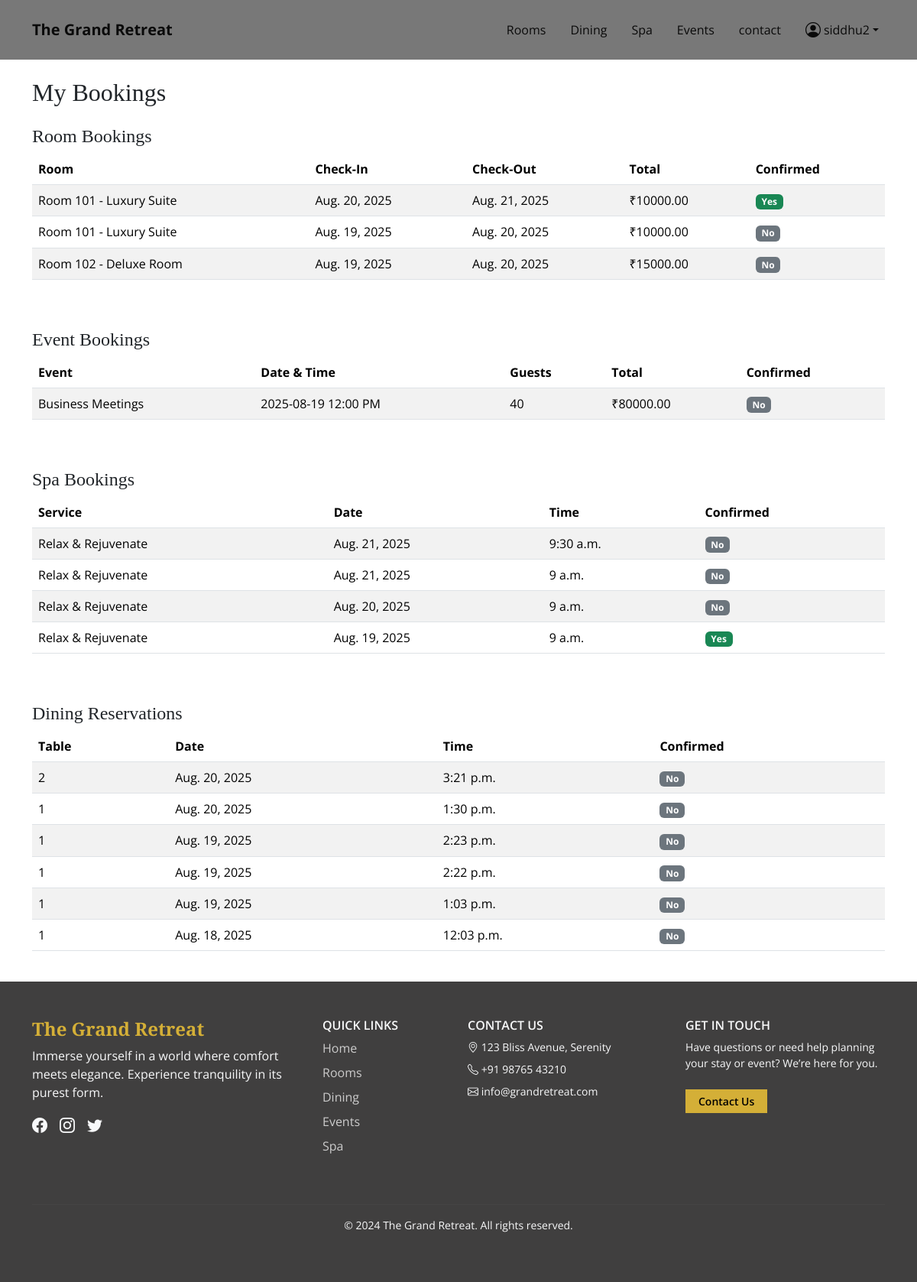
The page /user-booking/ (signed in) on the database its author committed.
### accounts/models.py (models this page shows)
class User(AbstractUser):
    name = models.CharField(max_length=255, null=True, blank=True)
    contact = models.CharField(max_length=13)
    gender = models.CharField(max_length=3, choices=(('M',"male"),('f',"female"),('o',"other"),('N/A',"don't want to mention")))
    user = models.CharField(max_length=1, choices=(
        ("s","supplier"),
        ("c","customer")
    ))

### rooms/models.py (models this page shows, shortened)
class RoomBooking(models.Model):
    user = models.ForeignKey(User, on_delete=models.CASCADE)
    room = models.ForeignKey(Room, on_delete=models.CASCADE)
    check_in = models.DateField()
    check_out = models.DateField()
    booking_date = models.DateTimeField(auto_now_add=True)
    is_confirmed = models.BooleanField(default=False)
    total_price = models.DecimalField(max_digits=10, decimal_places=2, default=0.0)

class Room(models.Model):
    room_number = models.CharField(max_length=10)
    room_type = models.CharField(max_length=50)
    description = models.TextField(default="Spacious comfort with elegant interior and private balcony view.")
    price_per_night = models.DecimalField(max_digits=10, decimal_places=2)
    is_available = models.BooleanField(default=True)
    image = models.ImageField(upload_to='room_images/', blank=True, null=True)  # 🖼️ Image field
    def __str__(self):
        return f"Room {self.room_number} - {self.room_type}"

### events/models.py (models this page shows, shortened)
class EventBooking(models.Model):
    user = models.ForeignKey(User, on_delete=models.CASCADE)
    event = models.ForeignKey(Event, on_delete=models.CASCADE)
    number_of_guests = models.PositiveIntegerField()
    booking_datetime = models.DateTimeField(default=timezone.now)  # Selected date and time
    notes = models.TextField(blank=True, null=True)
    is_confirmed = models.BooleanField(default=False)
    price = models.DecimalField(max_digits=10, decimal_places=2, default=0.00)
    created_at = models.DateTimeField(auto_now_add=True)

class Event(models.Model):
    name = models.CharField(max_length=255)
    description = models.TextField()
    capacity = models.IntegerField(default=50)
    price_per_guest = models.DecimalField(max_digits=10, decimal_places=2, default=0.00)
    image = models.ImageField(upload_to='event_images/', blank=True, null=True)

### spas/models.py (models this page shows, shortened)
class SpaBooking(models.Model):
    user = models.ForeignKey(User, on_delete=models.CASCADE)
    service = models.ForeignKey(SpaService, on_delete=models.CASCADE)
    appointment_date = models.DateField()
    appointment_time = models.TimeField()
    is_confirmed = models.BooleanField(default=False)

class SpaService(models.Model):
    name = models.CharField(max_length=100)
    description = models.TextField()
    price = models.DecimalField(max_digits=10, decimal_places=2)
    duration_in_minutes = models.PositiveIntegerField(default=60)  # e.g., 60 for 1 hour

### dinings/models.py (models this page shows, shortened)
class DiningReservation(models.Model):
    user = models.ForeignKey(User, on_delete=models.CASCADE)
    table = models.ForeignKey(Table, on_delete=models.CASCADE)
    reservation_date = models.DateField()
    reservation_time = models.TimeField()
    is_confirmed = models.BooleanField(default=False)
    created_at = models.DateTimeField(auto_now_add=True)
    class Meta:
        unique_together = ('table', 'reservation_date', 'reservation_time')
        ordering = ['-reservation_date', '-reservation_time']

class Table(models.Model):
    table_number = models.CharField(max_length=10, unique=True)
    capacity = models.PositiveIntegerField()
    is_available = models.BooleanField(default=True)

### main/views.py (the view)
# urls.py: path('user-booking/', views.user_bookings, name='user_bookings'),
@login_required
def user_bookings(request):
    room_bookings = RoomBooking.objects.filter(user=request.user).select_related('room').order_by('-booking_date')
    event_bookings = EventBooking.objects.filter(user=request.user).select_related('event').order_by('-booking_datetime')
    spa_bookings = SpaBooking.objects.filter(user=request.user).select_related('service').order_by('-appointment_date', '-appointment_time')
    dining_bookings = DiningReservation.objects.filter(user=request.user).select_related('table').order_by('-reservation_date', '-reservation_time')
    context = {
        'room_bookings': room_bookings,
        'event_bookings': event_bookings,
        'spa_bookings': spa_bookings,
        'dining_bookings': dining_bookings,
    }
    return render(request, 'user_bookings.html', context)

### main/templates/user_bookings.html (shortened to what this page needs)
{% extends 'base.html' %}
{% block content %}
<div class="container py-4">
  <h2 class="text-gold mb-4">My Bookings</h2>
  <h4 class="mt-4">Room Bookings</h4>
  {% if room_bookings %}
    <div class="table-responsive">
      <table class="table table-striped">
        <thead>
          <tr>
            <th>Room</th>
            <th>Check-In</th>
            <th>Check-Out</th>
            <th>Total</th>
            <th>Confirmed</th>
          </tr>
        </thead>
        <tbody>
          {% for booking in room_bookings %}
          <tr>
            <td>{{ booking.room }}</td>
            <td>{{ booking.check_in }}</td>
            <td>{{ booking.check_out }}</td>
            <td>₹{{ booking.total_price }}</td>
            <td>
              {% if booking.is_confirmed %}
                <span class="badge bg-success">Yes</span>
              {% else %}
                <span class="badge bg-secondary">No</span>
              {% endif %}
            </td>
          </tr>
          {% endfor %}
        </tbody>
      </table>
    </div>
  {% else %}
    <p class="text-muted">No room bookings found.</p>
  {% endif %}
  <h4 class="mt-5">Event Bookings</h4>
  {% if event_bookings %}
    <div class="table-responsive">
      <table class="table table-striped">
        <thead>
          <tr>
            <th>Event</th>
            <th>Date & Time</th>
            <th>Guests</th>
            <th>Total</th>
            <th>Confirmed</th>
          </tr>
        </thead>
        <tbody>
          {% for booking in event_bookings %}
          <tr>
            <td>{{ booking.event.name }}</td>
            <td>{{ booking.booking_datetime|date:"Y-m-d h:i A" }}</td>
            <td>{{ booking.number_of_guests }}</td>
            <td>₹{{ booking.price }}</td>
            <td>
              {% if booking.is_confirmed %}
                <span class="badge bg-success">Yes</span>
              {% else %}
                <span class="badge bg-secondary">No</span>
              {% endif %}
            </td>
          </tr>
          {% endfor %}
        </tbody>
      </table>
    </div>
  {% else %}
    <p class="text-muted">No event bookings found.</p>
  {% endif %}
  <h4 class="mt-5">Spa Bookings</h4>
  {% if spa_bookings %}
    <div class="table-responsive">
      <table class="table table-striped">
        <thead>
          <tr>
            <th>Service</th>
            <th>Date</th>
            <th>Time</th>
            <th>Confirmed</th>
          </tr>
        </thead>
        <tbody>
          {% for booking in spa_bookings %}
          <tr>
            <td>{{ booking.service.name }}</td>
            <td>{{ booking.appointment_date }}</td>
            <td>{{ booking.appointment_time }}</td>
            <td>
              {% if booking.is_confirmed %}
                <span class="badge bg-success">Yes</span>
              {% else %}
                <span class="badge bg-secondary">No</span>
              {% endif %}
            </td>
          </tr>
          {% endfor %}
        </tbody>
      </table>
    </div>
  {% else %}
    <p class="text-muted">No spa bookings found.</p>
  {% endif %}
  <h4 class="mt-5">Dining Reservations</h4>
  {% if dining_bookings %}
    <div class="table-responsive">
      <table class="table table-striped">
        <thead>
          <tr>
            <th>Table</th>
            <th>Date</th>
            <th>Time</th>
            <th>Confirmed</th>
          </tr>
        </thead>
        <tbody>
          {% for booking in dining_bookings %}
          <tr>
            <td>{{ booking.table.table_number }}</td>
            <td>{{ booking.reservation_date }}</td>
            <td>{{ booking.reservation_time }}</td>
            <td>
              {% if booking.is_confirmed %}
                <span class="badge bg-success">Yes</span>
              {% else %}
                <span class="badge bg-secondary">No</span>
              {% endif %}
            </td>
          </tr>
          {% endfor %}
        </tbody>
      </table>
    </div>
  {% else %}
    <p class="text-muted">No dining reservations found.</p>
  {% endif %}
</div>
{% endblock %}

### main/templates/base.html (shortened to what this page needs)
<!DOCTYPE html>
<html lang="en">
<head>
    <link href="https://cdn.jsdelivr.net/npm/bootstrap@5.3.3/dist/css/bootstrap.min.css" rel="stylesheet" />
    <link href="https://cdn.jsdelivr.net/npm/bootstrap-icons@1.10.5/font/bootstrap-icons.css" rel="stylesheet" />
    <link href="https://unpkg.com/aos@2.3.4/dist/aos.css" rel="stylesheet" />
</head>
<body>
{% if user.is_authenticated and user.is_staff %}
    <header class="navbar navbar-expand-lg bg-white shadow-sm px-4 py-3">
        <div class="container-fluid d-flex justify-content-between align-items-center">
            <div class="d-flex align-items-center gap-3">
                <div class="text-warning">
                </div>
                <h2 class="h5 mb-0 fw-bold text-dark">The Grand Retreat Admin</h2>
            </div>
            <div class="d-flex align-items-center gap-3">
                <a href="{% url 'AdminNotification' %}" class="btn btn-light rounded-circle p-2" title="Notifications">
                    <i class="bi bi-bell"></i>
                </a>
                <div class="dropdown ">
                    <div class="sidebar-avatar dropdown-toggle" data-bs-toggle="dropdown"
                         style="background-image: url('{% if profile.profile_picture %}{{ profile.profile_picture.url }}{% else %}https://ui-avatars.com/api/?name={{ user.get_full_name|default:user.username }}&background=d4af37&color=fff{% endif %}');">
                    </div>
                    <ul class="dropdown-menu dropdown-menu-end">
                        <li><a class="dropdown-item" href="{% url 'admin_profile' %}"><i class="bi bi-gear"></i> Profile</a></li>
                        <li><a class="dropdown-item" href="{% url 'logout' %}"><i class="bi bi-box-arrow-right"></i> Logout</a></li>
                    </ul>
                </div>
            </div>
        </div>
    </header>
    <div class="d-flex flex-grow-1">
        <aside class="bg-white border-end p-3" style="width: 260px;" role="navigation">
            <div class="text-center mb-4">
    <div class="sidebar-avatar sidebar-avatar-lg mx-auto mb-2"
        style="background-image: url('{% if profile.profile_picture %}{{ profile.profile_picture.url }}{% else %}https://ui-avatars.com/api/?name={{ user.get_full_name|default:user.username }}&background=d4af37&color=fff{% endif %}');">
    </div>
    <h5 class="mb-0 fw-semibold">{{ user.get_full_name|default:user.username }}</h5>
    <p class="text-muted small mb-0">Admin</p>
</div>
            <nav class="nav flex-column">
                <a class="nav-link text-dark d-flex align-items-center gap-2" href="{% url 'AdminDashboard' %}"><i class="bi bi-house-door"></i> Dashboard</a>
                <a class="nav-link text-dark d-flex align-items-center gap-2" href="{% url 'AdminDashboard' %}"><i class="bi bi-person-check"></i> User</a>
                <a class="nav-link text-dark d-flex align-items-center gap-2" href="{% url 'Admindinish' %}"><i class="bi bi-calendar-check"></i> Dining</a>
                <a class="nav-link text-dark d-flex align-items-center gap-2" href="{% url 'Adminspa' %}"><i class="bi bi-calendar-check"></i> Spa</a>
                <a class="nav-link text-dark d-flex align-items-center gap-2" href="{% url 'adminRoom' %}"><i class="bi bi-door-open"></i> Rooms</a>
                <a class="nav-link text-dark d-flex align-items-center gap-2" href="{% url 'adminEvent' %}"><i class="bi bi-calendar-event"></i> Events</a>
                <a class="nav-link text-dark d-flex align-items-center gap-2" href="{% url 'AdminNotification' %}"><i class="bi bi-bell"></i> Notification</a>
                <a class="nav-link text-dark d-flex align-items-center gap-2" href="{% url 'admin_profile' %}"><i class="bi bi-gear"></i> Profile </a>
                <a class="nav-link text-dark d-flex align-items-center gap-2" href="{% url 'logout' %}"><i class="bi bi-box-arrow-right"></i> Logout</a>
            </nav>
        </aside>
        <main class="flex-grow-1 p-3">
            {% block main %}{% endblock %}
        </main>
    </div>
    {% else %}
    <nav class="navbar navbar-expand-lg navbar-dark sticky-top py-3">
      <div class="container">
        <a class="navbar-brand fw-bold" href="{% url 'home' %}">The Grand Retreat</a>
        <div class="collapse navbar-collapse justify-content-end" id="mainNavbar">
          <ul class="navbar-nav mb-2 mb-lg-0 align-items-center gap-3">
            <li class="nav-item"><a class="nav-link" href="{% url 'room' %}">Rooms</a></li>
            <li class="nav-item"><a class="nav-link" href="{% url 'dinish' %}">Dining</a></li>
            <li class="nav-item"><a class="nav-link" href="{% url 'spa' %}">Spa</a></li>
            <li class="nav-item"><a class="nav-link" href="{% url 'event' %}">Events</a></li>
            <li class="nav-item"><a class="nav-link" href="{% url 'contact' %}">contact</a></li>
            {% if user.is_authenticated %}
              <li class="nav-item dropdown">
                <a class="nav-link dropdown-toggle d-flex align-items-center" href="#" id="profileDropdown" role="button" data-bs-toggle="dropdown" aria-expanded="false">
                  <i class="bi bi-person-circle fs-5 me-1"></i> {{ user.username }}
                </a>
              </li>
            {% endif %}
          </ul>
        </div>
      </div>
    </nav>
    {% block content %}
    {% endblock %}
{% endif %}
    <footer class="py-5 text-light" style="background: #403f3f;">
      <div class="container">
        <div class="row gy-4">
          <div class="col-lg-4">
            <h4 class="fw-bold" style="color: #d4af37;">The Grand Retreat</h4>
            <p>Immerse yourself in a world where comfort meets elegance. Experience tranquility in its purest form.</p>
            <div class="d-flex mt-3">
              <a href="#" class="me-3 text-light fs-5"><i class="bi bi-facebook"></i></a>
              <a href="#" class="me-3 text-light fs-5"><i class="bi bi-instagram"></i></a>
              <a href="#" class="text-light fs-5"><i class="bi bi-twitter"></i></a>
            </div>
          </div>
          <div class="col-lg-2">
            <h6 class="text-uppercase text-gold fw-semibold">Quick Links</h6>
            <ul class="list-unstyled">
              <li><a href="#" class="footer-link">Home</a></li>
              <li><a href="#" class="footer-link">Rooms</a></li>
              <li><a href="#" class="footer-link">Dining</a></li>
              <li><a href="#" class="footer-link">Events</a></li>
              <li><a href="#" class="footer-link">Spa</a></li>
            </ul>
          </div>
          <div class="col-lg-3">
            <h6 class="text-uppercase text-gold fw-semibold">Contact Us</h6>
            <ul class="list-unstyled small">
              <li class="mb-2"><i class="bi bi-geo-alt text-gold"></i> 123 Bliss Avenue, Serenity</li>
              <li class="mb-2"><i class="bi bi-telephone text-gold"></i> +91 98765 43210</li>
              <li><i class="bi bi-envelope text-gold"></i> info@grandretreat.com</li>
            </ul>
          </div>
         <div class="col-lg-3">
  <h6 class="text-uppercase text-gold fw-semibold">Get in Touch</h6>
  <p class="small">Have questions or need help planning your stay or event? We’re here for you.</p>
  <a href="{% url 'contact' %}" class="btn btn-gold btn-sm rounded-0 px-3 mt-2">Contact Us</a>
</div>
        </div>
        <hr class="mt-5" style="border-top: 1px solid rgba(255,255,255,0.1);" />
        <p class="text-center mt-3 small ">&copy; 2024 The Grand Retreat. All rights reserved.</p>
      </div>
    </footer>
</body>
</html>

### rows shown on the page
User: username "siddhu2"
RoomBooking: room "Room 101 - Luxury Suite", check_in "Aug. 20, 2025", check_out "Aug. 21, 2025", total_price "10000.00", is_confirmed "Yes"
RoomBooking: room "Room 101 - Luxury Suite", check_in "Aug. 19, 2025", check_out "Aug. 20, 2025", total_price "10000.00", is_confirmed "No"
RoomBooking: room "Room 102 - Deluxe Room", check_in "Aug. 19, 2025", check_out "Aug. 20, 2025", total_price "15000.00", is_confirmed "No"
EventBooking: event.name "Business Meetings", booking_datetime "2025-08-19 12:00 PM", number_of_guests "40", price "80000.00", is_confirmed "No"
SpaBooking: service.name "Relax & Rejuvenate", appointment_date "Aug. 21, 2025", appointment_time "9:30 a.m.", is_confirmed "No"
SpaBooking: service.name "Relax & Rejuvenate", appointment_date "Aug. 21, 2025", appointment_time "9 a.m.", is_confirmed "No"
SpaBooking: service.name "Relax & Rejuvenate", appointment_date "Aug. 20, 2025", appointment_time "9 a.m.", is_confirmed "No"
SpaBooking: service.name "Relax & Rejuvenate", appointment_date "Aug. 19, 2025", appointment_time "9 a.m.", is_confirmed "Yes"
DiningReservation: table.table_number "2", reservation_date "Aug. 20, 2025", reservation_time "3:21 p.m.", is_confirmed "No"
DiningReservation: table.table_number "1", reservation_date "Aug. 20, 2025", reservation_time "1:30 p.m.", is_confirmed "No"
DiningReservation: table.table_number "1", reservation_date "Aug. 19, 2025", reservation_time "2:23 p.m.", is_confirmed "No"
DiningReservation: table.table_number "1", reservation_date "Aug. 19, 2025", reservation_time "2:22 p.m.", is_confirmed "No"
DiningReservation: table.table_number "1", reservation_date "Aug. 19, 2025", reservation_time "1:03 p.m.", is_confirmed "No"
DiningReservation: table.table_number "1", reservation_date "Aug. 18, 2025", reservation_time "12:03 p.m.", is_confirmed "No"
